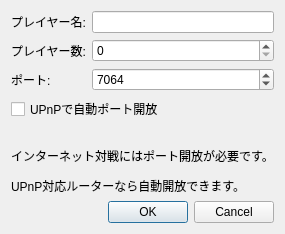
<?xml version="1.0" encoding="UTF-8"?>
<ui version="4.0">
 <class>LANStartHostDialog</class>
 <widget class="QDialog" name="LANStartHostDialog">
  <property name="geometry">
   <rect>
    <x>0</x>
    <y>0</y>
    <width>389</width>
    <height>250</height>
   </rect>
  </property>
  <property name="sizePolicy">
   <sizepolicy hsizetype="Preferred" vsizetype="Preferred">
    <horstretch>0</horstretch>
    <verstretch>0</verstretch>
   </sizepolicy>
  </property>
  <property name="windowTitle">
   <string>LANゲームをホスト - melonDS</string>
  </property>
  <layout class="QVBoxLayout" name="verticalLayout">
   <property name="sizeConstraint">
    <enum>QLayout::SizeConstraint::SetFixedSize</enum>
   </property>
   <item>
    <layout class="QFormLayout" name="formLayout">
     <item row="0" column="0">
      <widget class="QLabel" name="label">
       <property name="text">
        <string>プレイヤー名:</string>
       </property>
      </widget>
     </item>
     <item row="0" column="1">
      <widget class="QLineEdit" name="txtPlayerName"/>
     </item>
     <item row="1" column="0">
      <widget class="QLabel" name="label_2">
       <property name="text">
        <string>プレイヤー数:</string>
       </property>
      </widget>
     </item>
     <item row="1" column="1">
      <widget class="QSpinBox" name="sbNumPlayers"/>
     </item>
     <item row="2" column="0">
      <widget class="QLabel" name="label_port">
       <property name="text">
        <string>ポート:</string>
       </property>
      </widget>
     </item>
     <item row="2" column="1">
      <widget class="QSpinBox" name="sbPort">
       <property name="minimum">
        <number>1024</number>
       </property>
       <property name="maximum">
        <number>65535</number>
       </property>
       <property name="value">
        <number>7064</number>
       </property>
      </widget>
     </item>
     <item row="3" column="0" colspan="2">
      <widget class="QCheckBox" name="cbUPnP">
       <property name="text">
        <string>UPnPで自動ポート開放</string>
       </property>
      </widget>
     </item>
     <item row="4" column="0" colspan="2">
      <widget class="QLabel" name="label_4">
       <property name="text">
        <string/>
       </property>
      </widget>
     </item>
     <item row="5" column="0" colspan="2">
      <widget class="QLabel" name="label_3">
       <property name="text">
        <string>&lt;html&gt;&lt;head/&gt;&lt;body&gt;&lt;p&gt;インターネット対戦にはポート開放が必要です。&lt;/p&gt;&lt;p&gt;UPnP対応ルーターなら自動開放できます。&lt;/p&gt;&lt;/body&gt;&lt;/html&gt;</string>
       </property>
      </widget>
     </item>
    </layout>
   </item>
   <item>
    <widget class="QDialogButtonBox" name="buttonBox">
     <property name="orientation">
      <enum>Qt::Orientation::Horizontal</enum>
     </property>
     <property name="standardButtons">
      <set>QDialogButtonBox::StandardButton::Cancel|QDialogButtonBox::StandardButton::Ok</set>
     </property>
    </widget>
   </item>
  </layout>
 </widget>
 <resources/>
 <connections>
  <connection>
   <sender>buttonBox</sender>
   <signal>accepted()</signal>
   <receiver>LANStartHostDialog</receiver>
   <slot>accept()</slot>
   <hints>
    <hint type="sourcelabel">
     <x>248</x>
     <y>254</y>
    </hint>
    <hint type="destinationlabel">
     <x>157</x>
     <y>274</y>
    </hint>
   </hints>
  </connection>
  <connection>
   <sender>buttonBox</sender>
   <signal>rejected()</signal>
   <receiver>LANStartHostDialog</receiver>
   <slot>reject()</slot>
   <hints>
    <hint type="sourcelabel">
     <x>316</x>
     <y>260</y>
    </hint>
    <hint type="destinationlabel">
     <x>286</x>
     <y>274</y>
    </hint>
   </hints>
  </connection>
 </connections>
</ui>
